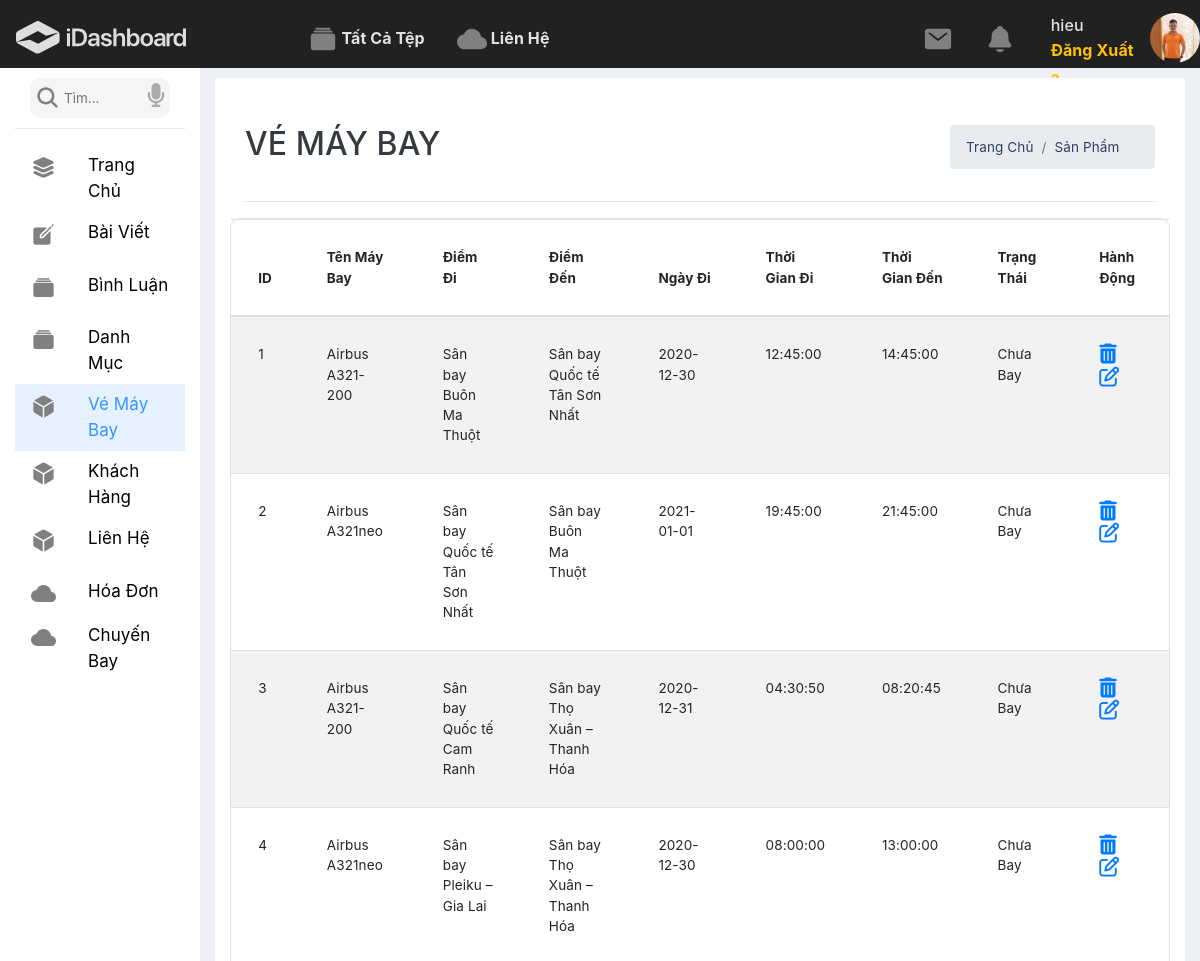
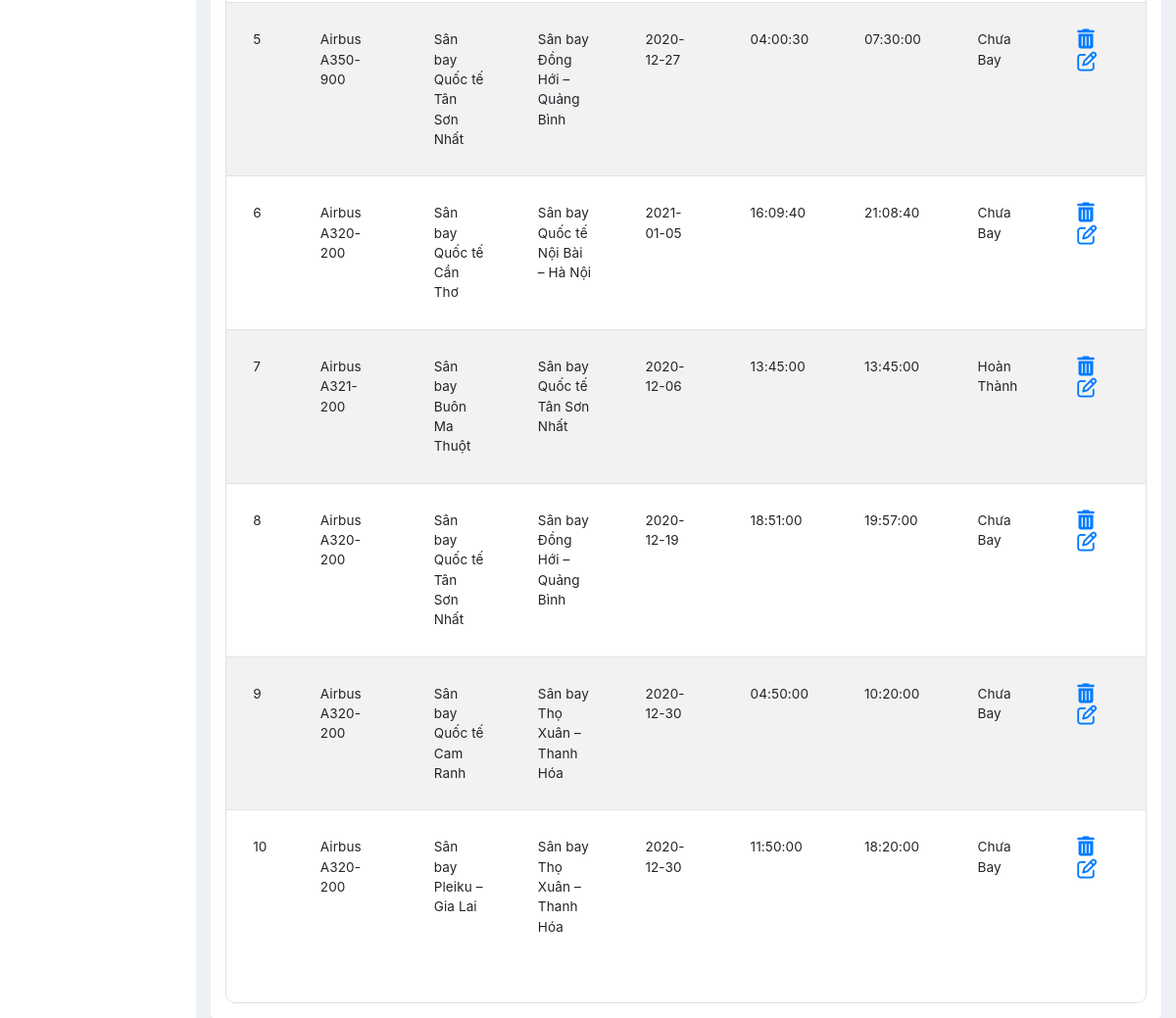
The app's page /admin/index.php?ctrl=ve&act=index (signed in) with its own data (2 pictures, top to bottom).
### tables this page shows
CREATE TABLE IF NOT EXISTS `chuyenbay` (
  `id` int(11) NOT NULL AUTO_INCREMENT,
  `idtuyenduong` int(11) NOT NULL,
  `idmaybay` int(11) NOT NULL,
  `ngaydi` date NOT NULL,
  `giodi` time NOT NULL,
  `gioden` time NOT NULL,
  `trangthai` tinyint(1) DEFAULT NULL,
  PRIMARY KEY (`id`),
  KEY `fk_maybay_tuyenduong` (`idtuyenduong`),
  KEY `fk_chuyenbay_dsmaybay` (`idmaybay`)
);

CREATE TABLE IF NOT EXISTS `dsmaybay` (
  `id` int(11) NOT NULL AUTO_INCREMENT,
  `name` varchar(255) NOT NULL,
  `img` varchar(255) NOT NULL,
  `soghethuong` int(3) NOT NULL,
  `soghethuonggia` int(2) NOT NULL,
  `hangmb` tinyint(1) NOT NULL,
  PRIMARY KEY (`id`)
);

CREATE TABLE IF NOT EXISTS `tuyenduong` (
  `id` int(11) NOT NULL AUTO_INCREMENT,
  `iddiemdi` int(11) NOT NULL,
  `iddiemden` int(11) NOT NULL,
  PRIMARY KEY (`id`),
  KEY `fk_tuyenduong_sanbay_diemdi` (`iddiemdi`),
  KEY `fk_tuyenduong_sanbay_diemden` (`iddiemden`)
);

CREATE TABLE IF NOT EXISTS `sanbay` (
  `idsanbay` int(11) NOT NULL AUTO_INCREMENT,
  `tensanbay` varchar(255) NOT NULL,
  `masanbay` varchar(20) NOT NULL,
  `tinh` varchar(150) NOT NULL,
  PRIMARY KEY (`idsanbay`)
);

### system/database.php (called while the page is built, shortened)
<?php
function connect(){
    try {
        $ConnectionOption = array
            (
                PDO::MYSQL_ATTR_INIT_COMMAND => "SET NAMES 'utf8'",
                PDO::ATTR_ERRMODE => PDO::ERRMODE_EXCEPTION,
            );
        $conn = new PDO ('mysql:host='.HOST_DB.';dbname='.NAME_DB.';charset=utf8', USER_DB, PASS_DB, $ConnectionOption);
        $conn->setAttribute(PDO::ATTR_ERRMODE, PDO::ERRMODE_EXCEPTION);
        return $conn;
    } catch(PDOException $e) {
      echo "Lỗi Kết Nối database: " . $e->getMessage();
    }
}
function result1($fe,$sql){
    $sqlValue = array_slice(func_get_args(),2);
    try {
        $conn = connect();
        $stmt = $conn->prepare($sql);
        $stmt->execute($sqlValue);
        if($fe===0)return $stmt->fetchAll();elseif($fe===1)return $stmt->fetch(PDO::FETCH_ASSOC);
    } catch (PDOException $e) {
        echo "Lỗi: " . $e->getMessage();
    }
    finally{
        unset($conn);
    }
}
?>

### admin/models/ve.php (called while the page is built, shortened)
<?php
function showAllve()
{
    $sql = "select * from chuyenbay where 1 limit 10";
    return result1(0, $sql);
}
function showTenmaybay($id){
    $sql ="select * from dsmaybay where id= '$id'";
    return result1(1,$sql)['name'];
}
function showdiemdi($id){
    $sql ="select * from sanbay  where idsanbay = '$id'";
    return result1(1,$sql)['tensanbay'];
}
function showiddiemdi($id){
    $sql ="select * from tuyenduong  where id = '$id'";
    return result1(1,$sql)['iddiemdi'];
}
function showiddiemden($id){
    $sql ="select * from tuyenduong  where id = '$id'";
    return result1(1,$sql)['iddiemden'];
}
?>

### admin/views/veindex.php (the view, shortened to what this page needs)
 <div class="col-lg-10">
     <div class="l-box-white">
        <div class="container-fluid">
            <div class="row d-flex justify-content-between mt-3">
                <div class="col-lg-4 text-dark mt-3">
                    <h2>VÉ MÁY BAY</h2>
                </div>
                <div class="col-lg-3 mt-3">
                    <nav aria-label="breadcrumb ">
                        <ol class="breadcrumb">
                            <li class="breadcrumb-item"><a href="#">Trang Chủ</a></li>
                            <li class="breadcrumb-item"><a href="#">Sản Phẩm</a></li>
                        </ol>
                    </nav>
                </div>
            </div>
            <hr>
            <div class="row mt-3">
                <div class="col-lg-12 bg-white pb-4 border">
                    <div class="row d-flex justify-content-center">
                        <table class="table table-striped w-100">
                            <thead class="thead-inverse">
                                <tr>
                                    <th>ID</th>
                                    <th width="200">Tên Máy Bay </th>
                                    <th width="300">Điểm Đi</th>
                                    <th width="300">Điểm Đến</th>
                                    <th width="300">Ngày Đi</th>
                                    <th width="150">Thời Gian Đi</th>
                                    <th width="150">Thời Gian Đến</th>
                                    <th width="200">Trạng Thái</th>
                                    <th width="200">Hành Động</th>
                                </tr>
                            </thead>
                            <tbody id="result">
                                <?php
                                    $i = 0;
                                    foreach ($selectData as $ve) {
                                        $i++;
                                        $id = $ve['id'];
                                        $today_date = strtotime(date("Y-m-d"));
                                        $today_time = strtotime(date('H:i:s'));
                                        $another_date = $ve['ngaydi'];
                                        if ($today_date > strtotime($another_date)) {
                                            $trangthai = "Hoàn Thành";
                                        } else {
                                            if($ve['ngaydi'] == date("Y-m-d")&& strtotime($ve['gioden']) <= $today_time){
                                                $trangthai =  "Hoàn Thành";
                                                setTrangThai($ve['id']);
                                            }else{
                                                $trangthai = "Chưa Bay";
                                            }
                                        }
                                        $linkdel = "index.php?ctrl=ve&act=del&iddel=" . $id;
                                        $linkedit = "index.php?ctrl=ve&act=add&idedit=" . $id;
                                    ?>
                                    <tr>
                                        <td><?= $i ?></td>
                                        <td><?= showTenmaybay($ve['idmaybay']) ?></td>
                                            <td><?=showdiemdi(showiddiemdi($ve['idtuyenduong']))?></td>
                                            <td><?=showdiemdi(showiddiemden($ve['idtuyenduong']))?></td>
                                        <td class="ngaydi"><?= $ve['ngaydi'] ?></td>
                                        <td class="giodi"><?= $ve['giodi'] ?></td>
                                        <td class="gioden"><?= $ve['gioden'] ?></td>
                                        <td class="trangthai"><?=$trangthai?></td>
                                        <td>
                                            <a href="<?= $linkdel ?>" onclick="return checkDelete()"><i class="fa fa-trash mr-3" ></i></a>
                                            <a href="<?= $linkedit ?>"><i class="fa fa-edit"></i></a>
                                        </td>
                                    </tr>
                                <?php }
                                    ?>
                            </tbody>
                        </table>
                    </div>
                </div>
            </div>
        </div>
    </div>
</div>

### admin/views/css/style.css (style rules this page uses)
a, a:hover, a:active { text-decoration: none !important; color: #303e67; }
body { margin: 0; overflow-x: hidden !important; font-size: .845rem; background-color: #edf0f5; color: rgba(0, 0, 0, 0.95); min-height: 100vh; letter-spacing: 0.1px; line-height: 1.5; font-family: "Inter", sans-serif; }
.bg-white { background-color: white; }
.border { border-radius: 10px; }
ul, li { list-style: none; padding: 0; margin: 0; }
tr td .fa-trash, tr td .fa-edit { font-size: 20px !important; color: #007bff; }
.table td, .table th { padding: 1.7rem; }
.l-box-white { background: white; border-radius: 4px; margin-top: 10px; padding: 15px 15px; }

### records on screen
chuyenbay: idmaybay.name "Airbus A321-200", idtuyenduong.tensanbay "Sân bay Buôn Ma Thuột", idtuyenduong.tensanbay "Sân bay Quốc tế Tân Sơn Nhất", ngaydi "2020-12-30", giodi "12:45:00", gioden "14:45:00", ngaydi "Chưa Bay"
chuyenbay: idmaybay.name "Airbus A321neo", idtuyenduong.tensanbay "Sân bay Quốc tế Tân Sơn Nhất", idtuyenduong.tensanbay "Sân bay Buôn Ma Thuột", ngaydi "2021-01-01", giodi "19:45:00", gioden "21:45:00", ngaydi "Chưa Bay"
chuyenbay: idmaybay.name "Airbus A321-200", idtuyenduong.tensanbay "Sân bay Quốc tế Cam Ranh", idtuyenduong.tensanbay "Sân bay Thọ Xuân – Thanh Hóa", ngaydi "2020-12-31", giodi "04:30:50", gioden "08:20:45", ngaydi "Chưa Bay"
chuyenbay: idmaybay.name "Airbus A321neo", idtuyenduong.tensanbay "Sân bay Pleiku – Gia Lai", idtuyenduong.tensanbay "Sân bay Thọ Xuân – Thanh Hóa", ngaydi "2020-12-30", giodi "08:00:00", gioden "13:00:00", ngaydi "Chưa Bay"
chuyenbay: idmaybay.name "Airbus A350-900", idtuyenduong.tensanbay "Sân bay Quốc tế Tân Sơn Nhất", idtuyenduong.tensanbay "Sân bay Đồng Hới – Quảng Bình", ngaydi "2020-12-27", giodi "04:00:30", gioden "07:30:00", ngaydi "Chưa Bay"
chuyenbay: idmaybay.name "Airbus A320-200", idtuyenduong.tensanbay "Sân bay Quốc tế Cần Thơ", idtuyenduong.tensanbay "Sân bay Quốc tế Nội Bài – Hà Nội", ngaydi "2021-01-05", giodi "16:09:40", gioden "21:08:40", ngaydi "Chưa Bay"
chuyenbay: idmaybay.name "Airbus A321-200", idtuyenduong.tensanbay "Sân bay Buôn Ma Thuột", idtuyenduong.tensanbay "Sân bay Quốc tế Tân Sơn Nhất", ngaydi "2020-12-06", giodi "13:45:00", gioden "13:45:00", ngaydi "Hoàn Thành"
chuyenbay: idmaybay.name "Airbus A320-200", idtuyenduong.tensanbay "Sân bay Quốc tế Tân Sơn Nhất", idtuyenduong.tensanbay "Sân bay Đồng Hới – Quảng Bình", ngaydi "2020-12-19", giodi "18:51:00", gioden "19:57:00", ngaydi "Chưa Bay"
chuyenbay: idmaybay.name "Airbus A320-200", idtuyenduong.tensanbay "Sân bay Quốc tế Cam Ranh", idtuyenduong.tensanbay "Sân bay Thọ Xuân – Thanh Hóa", ngaydi "2020-12-30", giodi "04:50:00", gioden "10:20:00", ngaydi "Chưa Bay"
chuyenbay: idmaybay.name "Airbus A320-200", idtuyenduong.tensanbay "Sân bay Pleiku – Gia Lai", idtuyenduong.tensanbay "Sân bay Thọ Xuân – Thanh Hóa", ngaydi "2020-12-30", giodi "11:50:00", gioden "18:20:00", ngaydi "Chưa Bay"

### other values on screen
$_SESSION['suser'] "hieu"
